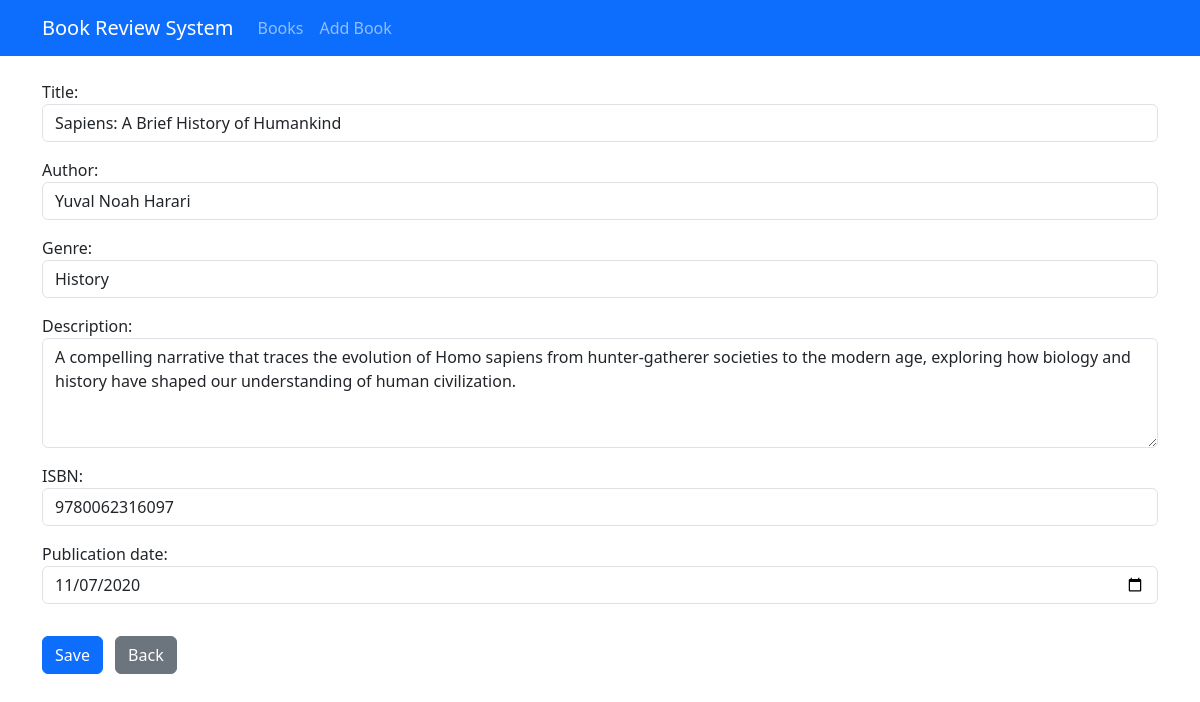
/book/7/edit/, run on the app's committed database.
### book/models.py (models this page shows, shortened)
class Book(models.Model):
    title = models.CharField(max_length=100)
    author = models.CharField(max_length=100)
    description = models.TextField()
    isbn = models.CharField('ISBN', max_length=13, unique=True)
    genre = models.CharField(max_length=20, choices=GENRE_CHOICES)
    publication_date = models.DateField()
    average_rating = models.DecimalField(
        max_digits=3,
        decimal_places=2,
        validators=[MinValueValidator(0), MaxValueValidator(5)],
        default=0
    )
    created_at = models.DateTimeField(auto_now_add=True)
    updated_at = models.DateTimeField(auto_now=True)

### book/views.py (the view)
# urls.py: path('book/<int:pk>/edit/', views.book_update, name='book-update'),
def book_update(request, pk):
    book = Book.objects.get(pk=pk)
    if request.method == "POST":
        form = BookForm(request.POST, instance=book)   # gets the id of the book
        if form.is_valid():
            form.save()
            messages.success(request, 'Book updated successfully!!')
            return redirect('book-update', pk=book.pk)
    else:
        form = BookForm(instance=book)
    context = {
        'form':form,
        'back_url': reverse('book-detail', kwargs={'pk':book.pk}),
        'is_editing':True    # <- flag to indicate we're editing
        }
    return render(request, 'book/book_form.html', context)

### book/forms.py
class BookForm(forms.ModelForm):
    class Meta:
        model = Book
        fields = ['title', 'author', 'description', 'isbn', 'genre', 'publication_date']
        widgets = {
            'title': forms.TextInput(attrs={
                'class':'form-control',
                'placeholder':'Enter book title'
            }),
            'author': forms.TextInput(attrs={
                'class':'form-control',
                'placeholder':'Enter author name'
            }),
            'description': forms.Textarea(attrs={
                'class':'form-control',
                'rows':4,
                'placeholder':'Enter book description'
            }),
            'isbn': forms.TextInput(attrs={
                'class':'form-control',
                'placeholder':'Enter ISBN'
            }),
            'genre': forms.Select(attrs={
                'class':'form-control',
            }),
            'publication_date': forms.DateInput(attrs={
                'class':'form-control',
                'type': 'date'
            })
        }

### book/templates/book/book_form.html (shortened to what this page needs)
{% extends 'book/base.html' %}
{% block content %}
<form method="post" novalidate>
    <div class="mb-3">
        {{ form.title.label_tag }}
        {{ form.title }}
    </div>
    <div class="mb-3">
        {{ form.author.label_tag }}
        {{ form.author }}
    </div>
    <div class="mb-3">
        {{ form.genre.label_tag }}
        {{ form.genre }}
    </div>
    <div class="mb-3">
        {{ form.description.label_tag }}
        {{ form.description }}
    </div>
    <div class="mb-3">
        {{ form.isbn.label_tag }}
        {{ form.isbn }}
    </div>
    <div class="mb-3">
        {{ form.publication_date.label_tag }}
        {{ form.publication_date }}
    </div>
    <div class="mt-4">
        <button type='submit' class="btn btn-primary">Save</button>
        {% if is_editing %}
        <a href="{{ back_url }}" class="m-2 btn btn-secondary">Back</a>
        {% endif %}
    </div>
</form>
{% endblock content %}

### data on the page
Book: title "Sapiens: A Brief History of Humankind", author "Yuval Noah Harari", genre "History", description "A compelling narrative that traces the evolution of Homo sapiens from hunter-gatherer societies to the modern age, exploring how biology and history have shaped our understanding of human civilization.", isbn "9780062316097", publication_date "11/07/2020"
